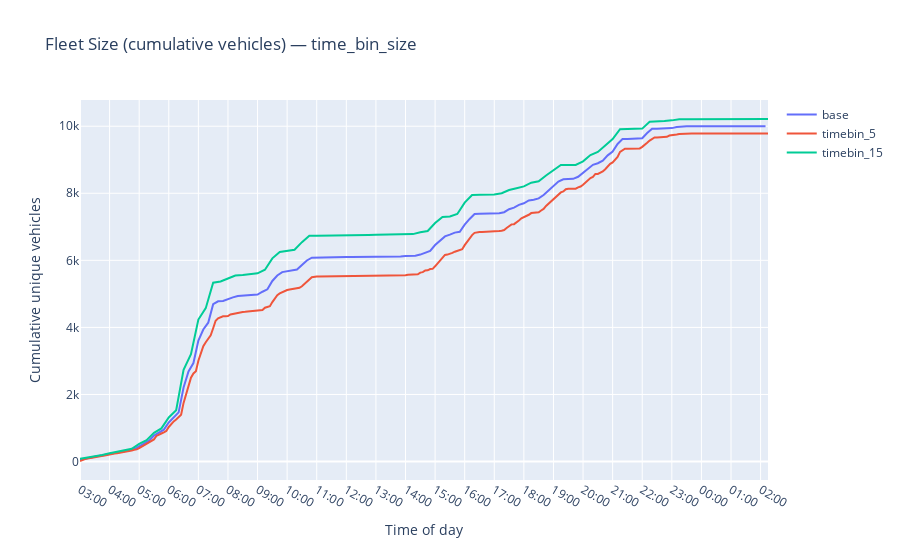
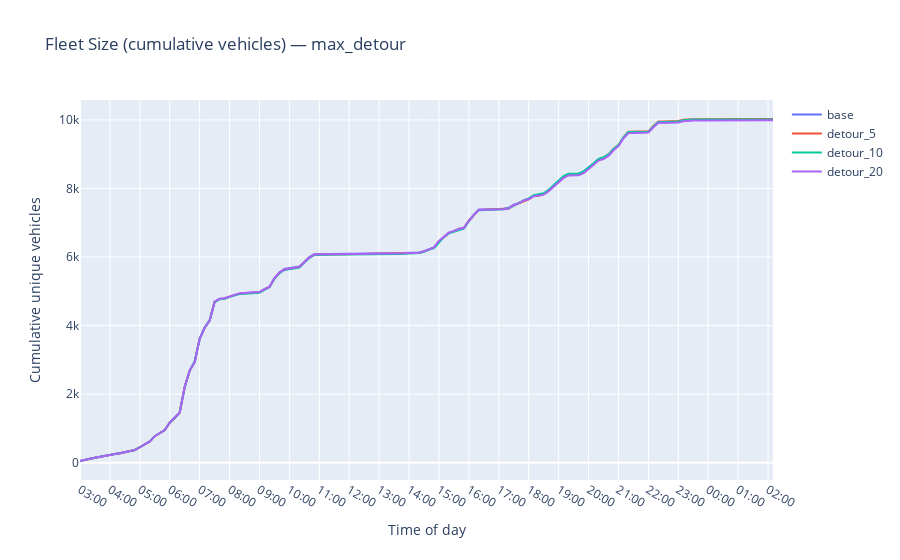
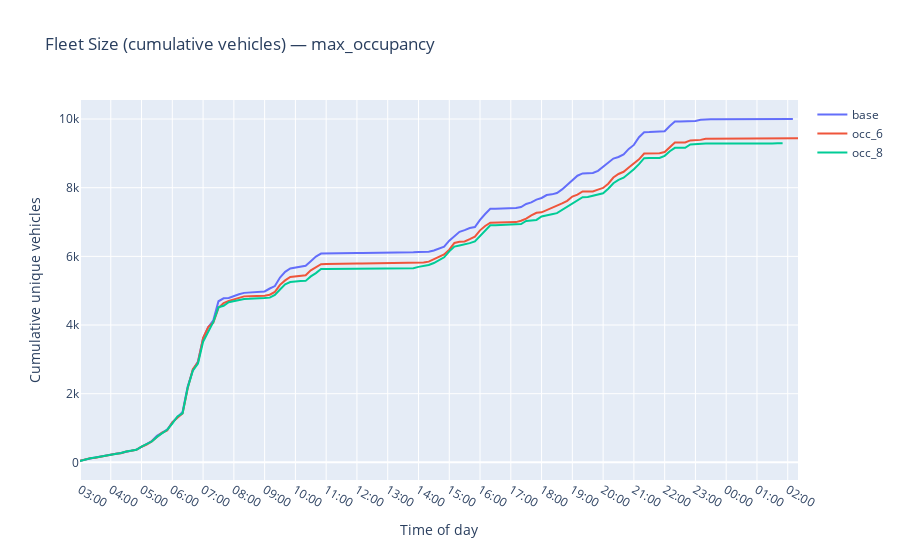
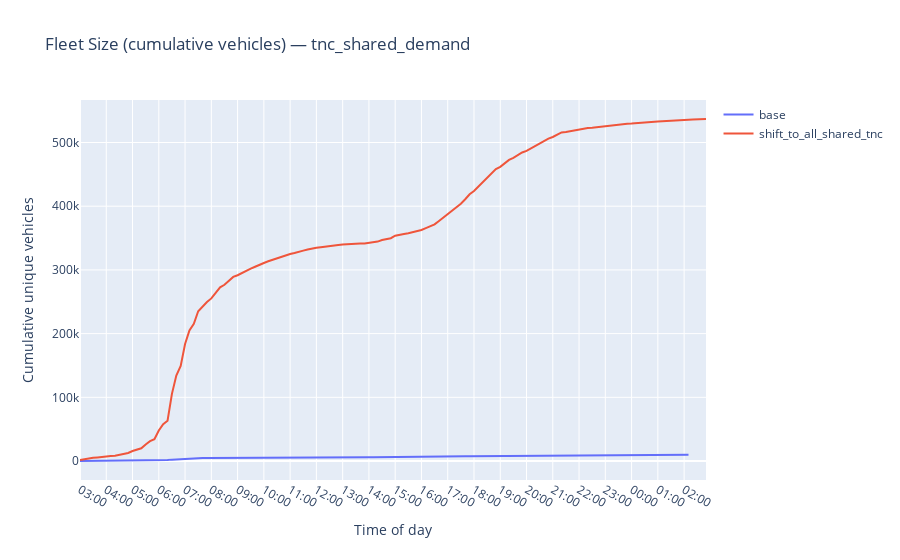

The notebook cell these images were saved under, in order:
### Markdown cell above
### Fleet Size (cumulative vehicles)

### Code cell
def metric_fleet_size(new_df, pooled_df, scenario, bin_minutes):
    # First depart_bin per vehicle
    new_first = (
        new_df.assign(depart_bin=lambda d: pd.to_numeric(d["depart_bin"], errors="coerce").astype("Int64"))
              .dropna(subset=["depart_bin", "vehicle_id"])
              .groupby("vehicle_id")["depart_bin"]
              .min()
    )

    if new_first.empty:
        return pd.DataFrame(columns=["x", "y", "hover"])

    intro = new_first.value_counts().sort_index()
    intro = intro.reindex(
        pd.RangeIndex(0, intro.index.max() + 1),
        fill_value=0
    ).cumsum()

    # Use scenario-specific bin size to map to clock time
    times = start_time + pd.to_timedelta(intro.index * bin_minutes, unit="m")
    vals = intro.values

    df = pd.DataFrame({"x": times, "y": vals})
    df["hover"] = [f"Vehicles in service: {int(v):,}" for v in vals]
    return df

run_timeseries_metric(
    metric_fleet_size,
    "Fleet Size (cumulative vehicles)",
    "Cumulative unique vehicles",
)

### Figure 1 — Plotly figure (JSON) as saved in the notebook; plotly's stock layout.template omitted (floating-point values rounded to 4 significant figures; data arrays with more than 128 entries replaced by an {"elided": "..."} marker saying what was removed)
{"data": [{"customdata": {"elided": "140x2 str values"}, "hovertemplate": "Scenario: %{meta}<br>Time: %{customdata[0]}<br>%{customdata[1]}<extra></extra>", "meta": "base", "mode": "lines", "name": "base", "type": "scatter", "x": {"elided": "140 float values"}, "y": {"elided": "140 int values"}}, {"customdata": {"elided": "280x2 str values"}, "hovertemplate": "Scenario: %{meta}<br>Time: %{customdata[0]}<br>%{customdata[1]}<extra></extra>", "meta": "timebin_5", "mode": "lines", "name": "timebin_5", "type": "scatter", "x": {"elided": "280 float values"}, "y": {"elided": "280 int values"}}, {"customdata": {"elided": "94x2 str values"}, "hovertemplate": "Scenario: %{meta}<br>Time: %{customdata[0]}<br>%{customdata[1]}<extra></extra>", "meta": "timebin_15", "mode": "lines", "name": "timebin_15", "type": "scatter", "x": [0, 0.25, 0.5, 0.75, 1, 1.25, 1.5, 1.75, 2, 2.25, 2.5, 2.75, 3, 3.25, 3.5, 3.75, 4, 4.25, 4.5, 4.75, 5, 5.25, 5.5, 5.75, 6, 6.25, 6.5, 6.75, 7, 7.25, 7.5, 7.75, 8, 8.25, 8.5, 8.75, 9, 9.25, 9.5, 9.75, 10, 10.25, 10.5, 10.75, 11, 11.25, 11.5, 11.75, 12, 12.25, 12.5, 12.75, 13, 13.25, 13.5, 13.75, 14, 14.25, 14.5, 14.75, 15, 15.25, 15.5, 15.75, 16, 16.25, 16.5, 16.75, 17, 17.25, 17.5, 17.75, 18, 18.25, 18.5, 18.75, 19, 19.25, 19.5, 19.75, 20, 20.25, 20.5, 20.75, 21, 21.25, 21.5, 21.75, 22, 22.25, 22.5, 22.75, 23, 23.25], "y": [80, 115, 169, 198, 245, 285, 327, 382, 525, 639, 857, 988, 1315, 1528, 2733, 3202, 4235, 4574, 5332, 5371, 5458, 5546, 5560, 5581, 5613, 5721, 6059, 6250, 6293, 6316, 6542, 6732, 6736, 6742, 6745, 6748, 6750, 6750, 6754, 6758, 6760, 6762, 6762, 6762, 6768, 6782, 6836, 6874, 7112, 7296, 7309, 7383, 7720, 7947, 7953, 7961, 7965, 8001, 8096, 8149, 8206, 8317, 8356, 8531, 8692, 8844, 8845, 8846, 8952, 9139, 9234, 9434, 9616, 9909, 9913, 9915, 9928, 10131, 10131, 10153, 10174, 10206, 10208, 10209, 10210, 10210, 10210, 10210, 10210, 10210, 10213, 10214, 10214, 10215]}], "layout": {"hovermode": "x unified", "title": {"text": "Fleet Size (cumulative vehicles) — time_bin_size"}, "xaxis": {"tickmode": "array", "ticktext": ["03:00", "04:00", "05:00", "06:00", "07:00", "08:00", "09:00", "10:00", "11:00", "12:00", "13:00", "14:00", "15:00", "16:00", "17:00", "18:00", "19:00", "20:00", "21:00", "22:00", "23:00", "00:00", "01:00", "02:00", "03:00"], "tickvals": [0, 1, 2, 3, 4, 5, 6, 7, 8, 9, 10, 11, 12, 13, 14, 15, 16, 17, 18, 19, 20, 21, 22, 23, 24], "title": {"text": "Time of day"}}, "yaxis": {"title": {"text": "Cumulative unique vehicles"}}}}

### Figure 2 — Plotly figure (JSON) as saved in the notebook; plotly's stock layout.template omitted (floating-point values rounded to 4 significant figures; data arrays with more than 128 entries replaced by an {"elided": "..."} marker saying what was removed)
{"data": [{"customdata": {"elided": "140x2 str values"}, "hovertemplate": "Scenario: %{meta}<br>Time: %{customdata[0]}<br>%{customdata[1]}<extra></extra>", "meta": "base", "mode": "lines", "name": "base", "type": "scatter", "x": {"elided": "140 float values"}, "y": {"elided": "140 int values"}}, {"customdata": {"elided": "140x2 str values"}, "hovertemplate": "Scenario: %{meta}<br>Time: %{customdata[0]}<br>%{customdata[1]}<extra></extra>", "meta": "detour_5", "mode": "lines", "name": "detour_5", "type": "scatter", "x": {"elided": "140 float values"}, "y": {"elided": "140 int values"}}, {"customdata": {"elided": "140x2 str values"}, "hovertemplate": "Scenario: %{meta}<br>Time: %{customdata[0]}<br>%{customdata[1]}<extra></extra>", "meta": "detour_10", "mode": "lines", "name": "detour_10", "type": "scatter", "x": {"elided": "140 float values"}, "y": {"elided": "140 int values"}}, {"customdata": {"elided": "140x2 str values"}, "hovertemplate": "Scenario: %{meta}<br>Time: %{customdata[0]}<br>%{customdata[1]}<extra></extra>", "meta": "detour_20", "mode": "lines", "name": "detour_20", "type": "scatter", "x": {"elided": "140 float values"}, "y": {"elided": "140 int values"}}], "layout": {"hovermode": "x unified", "title": {"text": "Fleet Size (cumulative vehicles) — max_detour"}, "xaxis": {"tickmode": "array", "ticktext": ["03:00", "04:00", "05:00", "06:00", "07:00", "08:00", "09:00", "10:00", "11:00", "12:00", "13:00", "14:00", "15:00", "16:00", "17:00", "18:00", "19:00", "20:00", "21:00", "22:00", "23:00", "00:00", "01:00", "02:00", "03:00"], "tickvals": [0, 1, 2, 3, 4, 5, 6, 7, 8, 9, 10, 11, 12, 13, 14, 15, 16, 17, 18, 19, 20, 21, 22, 23, 24], "title": {"text": "Time of day"}}, "yaxis": {"title": {"text": "Cumulative unique vehicles"}}}}

### Figure 3 — Plotly figure (JSON) as saved in the notebook; plotly's stock layout.template omitted (floating-point values rounded to 4 significant figures; data arrays with more than 128 entries replaced by an {"elided": "..."} marker saying what was removed)
{"data": [{"customdata": {"elided": "140x2 str values"}, "hovertemplate": "Scenario: %{meta}<br>Time: %{customdata[0]}<br>%{customdata[1]}<extra></extra>", "meta": "base", "mode": "lines", "name": "base", "type": "scatter", "x": {"elided": "140 float values"}, "y": {"elided": "140 int values"}}, {"customdata": {"elided": "141x2 str values"}, "hovertemplate": "Scenario: %{meta}<br>Time: %{customdata[0]}<br>%{customdata[1]}<extra></extra>", "meta": "occ_6", "mode": "lines", "name": "occ_6", "type": "scatter", "x": {"elided": "141 float values"}, "y": {"elided": "141 int values"}}, {"customdata": {"elided": "138x2 str values"}, "hovertemplate": "Scenario: %{meta}<br>Time: %{customdata[0]}<br>%{customdata[1]}<extra></extra>", "meta": "occ_8", "mode": "lines", "name": "occ_8", "type": "scatter", "x": {"elided": "138 float values"}, "y": {"elided": "138 int values"}}], "layout": {"hovermode": "x unified", "title": {"text": "Fleet Size (cumulative vehicles) — max_occupancy"}, "xaxis": {"tickmode": "array", "ticktext": ["03:00", "04:00", "05:00", "06:00", "07:00", "08:00", "09:00", "10:00", "11:00", "12:00", "13:00", "14:00", "15:00", "16:00", "17:00", "18:00", "19:00", "20:00", "21:00", "22:00", "23:00", "00:00", "01:00", "02:00", "03:00"], "tickvals": [0, 1, 2, 3, 4, 5, 6, 7, 8, 9, 10, 11, 12, 13, 14, 15, 16, 17, 18, 19, 20, 21, 22, 23, 24], "title": {"text": "Time of day"}}, "yaxis": {"title": {"text": "Cumulative unique vehicles"}}}}

### Figure 4 — Plotly figure (JSON) as saved in the notebook; plotly's stock layout.template omitted (floating-point values rounded to 4 significant figures; data arrays with more than 128 entries replaced by an {"elided": "..."} marker saying what was removed)
{"data": [{"customdata": {"elided": "140x2 str values"}, "hovertemplate": "Scenario: %{meta}<br>Time: %{customdata[0]}<br>%{customdata[1]}<extra></extra>", "meta": "base", "mode": "lines", "name": "base", "type": "scatter", "x": {"elided": "140 float values"}, "y": {"elided": "140 int values"}}, {"customdata": {"elided": "144x2 str values"}, "hovertemplate": "Scenario: %{meta}<br>Time: %{customdata[0]}<br>%{customdata[1]}<extra></extra>", "meta": "shift_to_all_shared_tnc", "mode": "lines", "name": "shift_to_all_shared_tnc", "type": "scatter", "x": {"elided": "144 float values"}, "y": {"elided": "144 int values"}}], "layout": {"hovermode": "x unified", "title": {"text": "Fleet Size (cumulative vehicles) — tnc_shared_demand"}, "xaxis": {"tickmode": "array", "ticktext": ["03:00", "04:00", "05:00", "06:00", "07:00", "08:00", "09:00", "10:00", "11:00", "12:00", "13:00", "14:00", "15:00", "16:00", "17:00", "18:00", "19:00", "20:00", "21:00", "22:00", "23:00", "00:00", "01:00", "02:00", "03:00"], "tickvals": [0, 1, 2, 3, 4, 5, 6, 7, 8, 9, 10, 11, 12, 13, 14, 15, 16, 17, 18, 19, 20, 21, 22, 23, 24], "title": {"text": "Time of day"}}, "yaxis": {"title": {"text": "Cumulative unique vehicles"}}}}
